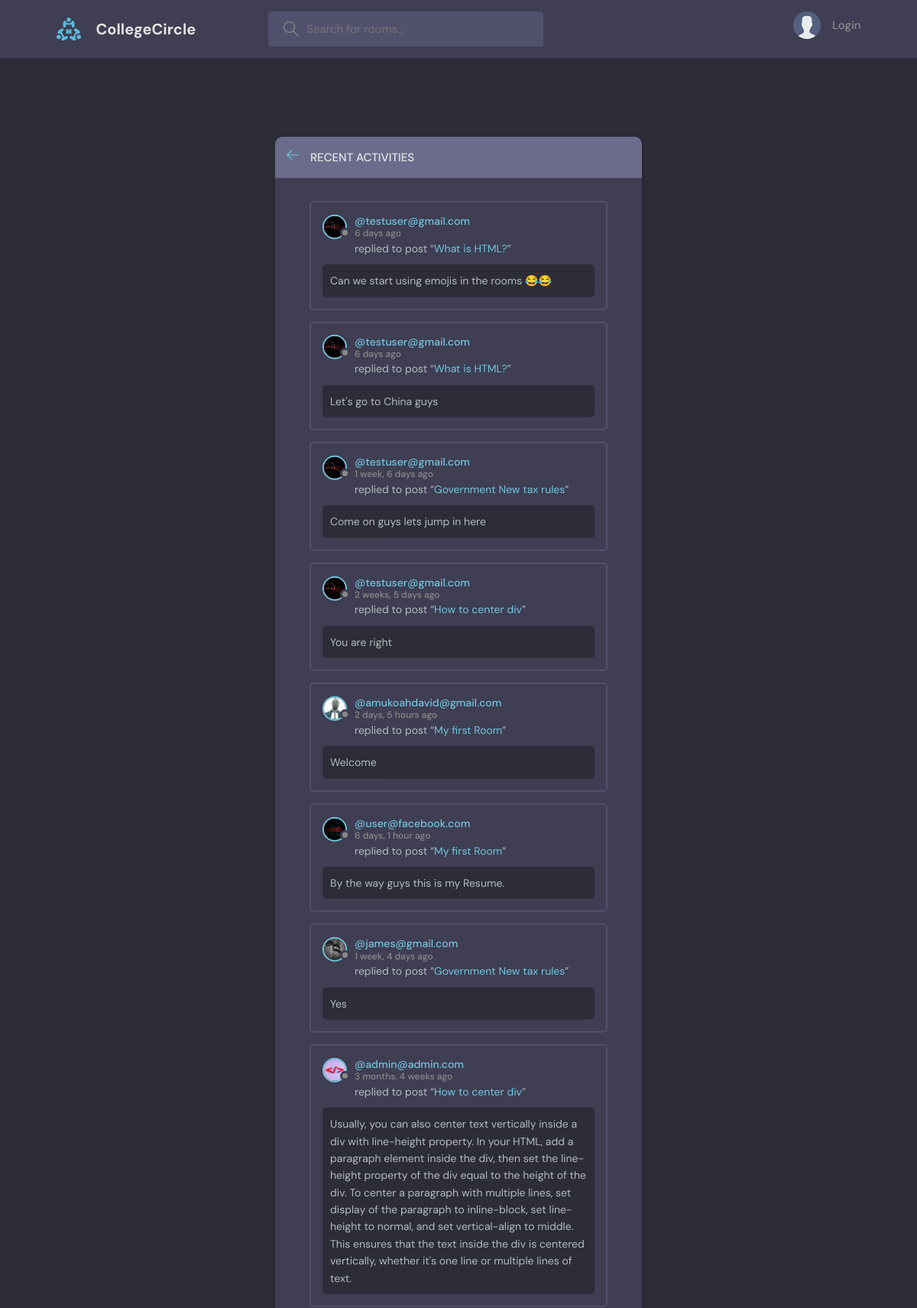
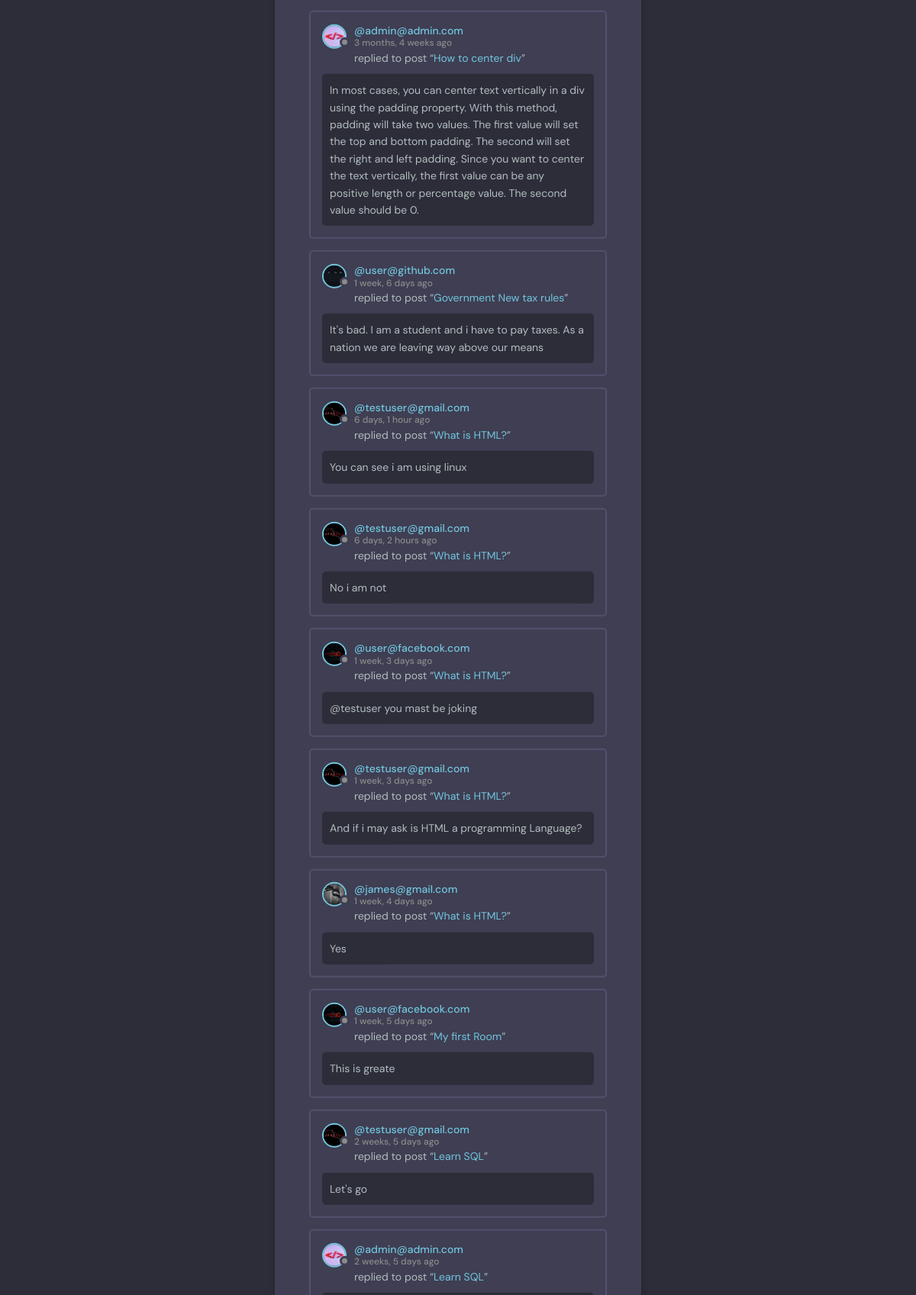
The page /activity/ on the database its author committed (2 pictures, top to bottom).
### base/models.py (models this page shows, shortened)
class Message(models.Model):
    user = models.ForeignKey(User, on_delete=models.CASCADE)
    room = models.ForeignKey(Room, on_delete=models.CASCADE)
    body = models.TextField()
    upvotes = models.ManyToManyField(User, related_name='upvoted_messages')
    downvotes = models.ManyToManyField(User, related_name='downvoted_messages')
    no_of_upvotes = models.IntegerField(default=0)
    no_of_downvotes = models.IntegerField(default=0)
    updated = models.DateTimeField(auto_now=True)
    created = models.DateTimeField(auto_now_add=True)
    file = models.FileField(upload_to=get_upload_path, blank=True, null=True)
    timestamp = models.DateTimeField(default=timezone.now)
    class Meta:
        ordering = ['-updated', '-created']

class User(AbstractUser):
    name = models.CharField(max_length=200, null=True)
    email = models.EmailField(unique=True, null=True)
    bio = models.TextField(null=True)
    notification_count = models.PositiveIntegerField(default=0)
    avatar = models.ImageField(null=True, default="avatar.svg", upload_to="images/")
    USERNAME_FIELD = 'email'
    REQUIRED_FIELDS = []
    ROLE_CHOICES = [
        ('owner', 'Room Owner'),
        ('admin', 'Room Administrator'),
        ('moderator', 'Room Moderator'),
        ('participant', 'Room Participant'),
    ]
    role = models.CharField(max_length=20, choices=ROLE_CHOICES, default='participant')

class Room(models.Model):
    host = models.ForeignKey(User, on_delete=models.SET_NULL, null=True)
    topic = models.ForeignKey(Topic, on_delete=models.SET_NULL, null=True)
    name = models.CharField(max_length=200)
    description = models.TextField(null=True, blank=True)
    participants = models.ManyToManyField(User, related_name='participant_rooms', blank=True)
    updated = models.DateTimeField(auto_now=True)
    created = models.DateTimeField(auto_now_add=True)
    no_of_likes = models.IntegerField(default=0)
    banned_users = models.ManyToManyField(User, related_name='banned_rooms')
    moderators = models.ManyToManyField(User, related_name='moderated_rooms', blank=True)
    class Meta:
        ordering = ['-updated', '-created']
    def __str__(self):
        return self.name

### base/views.py (the view)
# urls.py: path('activity/', views.activityPage, name="activity"),
def activityPage(request):
    room_messages = Message.objects.all()
    return render(request, 'base/activity.html', {'room_messages': room_messages})

### base/templates/base/activity.html (shortened to what this page needs)
{% extends 'main.html' %} {% block content %}
<main class="layout">
  <div class="container">
    <div class="layout__box">
      <div class="layout__boxHeader">
        <div class="layout__boxTitle">
          <a href="{% url 'home' %}">
            <svg
              version="1.1"
              xmlns="http://www.w3.org/2000/svg"
              width="32"
              height="32"
              viewBox="0 0 32 32"
            >
              <title>arrow-left</title>
              <path
                d="M13.723 2.286l-13.723 13.714 13.719 13.714 1.616-1.611-10.96-10.96h27.625v-2.286h-27.625l10.965-10.965-1.616-1.607z"
              ></path>
            </svg>
          </a>
          <h3>Recent Activities</h3>
        </div>
      </div>
      <div class="activities-page layout__body">
        {% for message in room_messages %}
        <div class="activities__box">
          <div class="activities__boxHeader roomListRoom__header">
            <a
              href="{% url 'profile' message.user.username %}"
              class="roomListRoom__author"
            >
              <div class="avatar avatar--small">
                <img src="{{message.user.avatar.url}}" />
              </div>
              <p>
                @{{message.user}}
                <span>{{message.created|timesince}} ago</span>
              </p>
            </a>
          </div>
          <div class="activities__boxContent">
            <p>
              replied to post “<a href="{% url 'room' message.room.id %}"
                >{{message.room}}</a
              >”
            </p>
            <div class="activities__boxRoomContent">{{message.body}}</div>
          </div>
        </div>
        {% endfor %}
      </div>
    </div>
  </div>
</main>
{% endblock content %}

### static/styles/style.css (style rules this page uses)
:root { --color-main: #71c6dd; --color-main-light: #e1f6fb; --color-dark: #3f4156; --color-dark-medium: #51546e; --color-dark-light: #696d97; --color-light: #e5e5e5; --color-gray: #8b8b8b; --color-light-gray: #b2bdbd; --color-bg: #2d2d39; --color-success: #5dd693; --color-error: #fc4b0b; }
* { font-family: "DM Sans", -apple-system, BlinkMacSystemFont, "Segoe UI", Roboto, Oxygen, Ubuntu, Cantarell, "Open Sans", "Helvetica Neue", sans-serif; margin: 0; padding: 0; box-sizing: border-box; text-rendering: optimizeLegibility; font-size: inherit; }
html { font-size: 56.25%; }
@media only screen and (min-width: 1200px) { html { font-size: 62.5%; } }
body { line-height: 1.6; font-weight: 400; font-size: 1.5rem; color: var(--color-light-gray); background-color: var(--color-bg); min-height: 100vh; }
img { width: 100%; }
a { display: inline-block; color: var(--color-main); text-decoration: none; }
.container { max-width: 120rem; width: 90%; margin: auto; }
.avatar { position: relative; display: inline-block; border-radius: 50%; border: 2px solid var(--color-main); }
.avatar img { display: block; border-radius: 50%; object-fit: cover; object-position: center; }
.avatar::after { content: ""; display: block; position: absolute; background-color: var(--color-gray); z-index: 111; border-radius: 50%; border: 0.3rem solid var(--color-dark); }
.avatar.avatar--small img { width: 2.8rem; height: 2.8rem; }
.avatar.avatar--small:after { width: 0.7rem; height: 0.7rem; bottom: 0px; right: -6px; }
.layout { margin-top: 2.4rem; }
.layout > .container { display: flex; justify-content: space-between; align-items: flex-start; }
.layout__box { width: 90%; max-width: 48rem; min-height: 40rem; position: absolute; top: 50%; left: 50%; transform: translate(-50%, -46%); background-color: var(--color-dark); border-radius: 1rem; box-shadow: 1px 1px 6px 3px rgba(0, 0, 0, 0.1); overflow: hidden; }
.layout__boxHeader { display: flex; padding: 1.5rem; background-color: var(--color-dark-light); }
.layout__boxTitle { display: flex; gap: 1.5rem; align-items: center; }
.layout__boxTitle h3 { text-transform: uppercase; font-weight: 500; color: var(--color-light); }
.layout__boxTitle svg { width: 1.6rem; height: 1.6rem; fill: var(--color-main); }
.layout__body { margin: 3rem; }
.roomListRoom__header { display: flex; justify-content: space-between; align-items: center; }
.roomListRoom__author { font-weight: 500; display: flex; align-items: center; gap: 1rem; }
.activities__box { margin: 1.5rem; padding: 1.5rem; border: 2px solid var(--color-dark-medium); border-radius: 5px; }
.activities__boxHeader p { font-size: 1.4rem; line-height: 1.3; }
.activities__boxHeader p span { color: var(--color-gray); font-size: 1.2rem; display: block; }
.activities__boxContent { margin-left: 4.2rem; }
.activities__boxContent { font-size: 1.4rem; }
.activities__boxRoomContent { background: var(--color-bg); padding: 1rem; border-radius: 5px; margin-top: 1rem; margin-left: -4.2rem; }

### rows shown on the page
Message: user.avatar (picture), user "testuser@gmail.com", created "6 days", room "What is HTML?", body "Can we start using emojis in the rooms 😂😂"
Message: user.avatar (picture), user "testuser@gmail.com", created "6 days", room "What is HTML?", body "Let's go to China guys"
Message: user.avatar (picture), user "testuser@gmail.com", created "1 week, 6 days", room "Government New tax rules", body "Come on guys lets jump in here"
Message: user.avatar (picture), user "testuser@gmail.com", created "2 weeks, 5 days", room "How to center div", body "You are right"
Message: user.avatar (picture), user "amukoahdavid@gmail.com", created "2 days, 5 hours", room "My first Room", body "Welcome"
Message: user.avatar (picture), user "user@facebook.com", created "6 days, 1 hour", room "My first Room", body "By the way guys this is my Resume."
Message: user.avatar (picture), user "james@gmail.com", created "1 week, 4 days", room "Government New tax rules", body "Yes"
Message: user.avatar (picture), user "admin@admin.com", created "3 months, 4 weeks", room "How to center div", body "Usually, you can also center text vertically inside a div with line-height property. In your HTML, add a paragraph element inside the div, then set the line-height property of the div equal to the height of the div. To center a paragraph with multiple lines, set display of the paragraph to inline-block, set line-height to normal, and set vertical-align to middle. This ensures that the text inside the div is centered vertically, whether it's one line or multiple lines of text."
Message: user.avatar (picture), user "admin@admin.com", created "3 months, 4 weeks", room "How to center div", body "In most cases, you can center text vertically in a div using the padding property. With this method, padding will take two values. The first value will set the top and bottom padding. The second will set the right and left padding. Since you want to center the text vertically, the first value can be any positive length or percentage value. The second value should be 0."
Message: user.avatar (picture), user "user@github.com", created "1 week, 6 days", room "Government New tax rules", body "It's bad. I am a student and i have to pay taxes. As a nation we are leaving way above our means"
Message: user.avatar (picture), user "testuser@gmail.com", created "6 days, 1 hour", room "What is HTML?", body "You can see i am using linux"
Message: user.avatar (picture), user "testuser@gmail.com", created "6 days, 2 hours", room "What is HTML?", body "No i am not"
Message: user.avatar (picture), user "user@facebook.com", created "1 week, 3 days", room "What is HTML?", body "@testuser you mast be joking"
Message: user.avatar (picture), user "testuser@gmail.com", created "1 week, 3 days", room "What is HTML?", body "And if i may ask is HTML a programming Language?"
Message: user.avatar (picture), user "james@gmail.com", created "1 week, 4 days", room "What is HTML?", body "Yes"
Message: user.avatar (picture), user "user@facebook.com", created "1 week, 5 days", room "My first Room", body "This is greate"
Message: user.avatar (picture), user "testuser@gmail.com", created "2 weeks, 5 days", room "Learn SQL", body "Let's go"
Message: user.avatar (picture), user "admin@admin.com", created "2 weeks, 5 days", room "Learn SQL"
